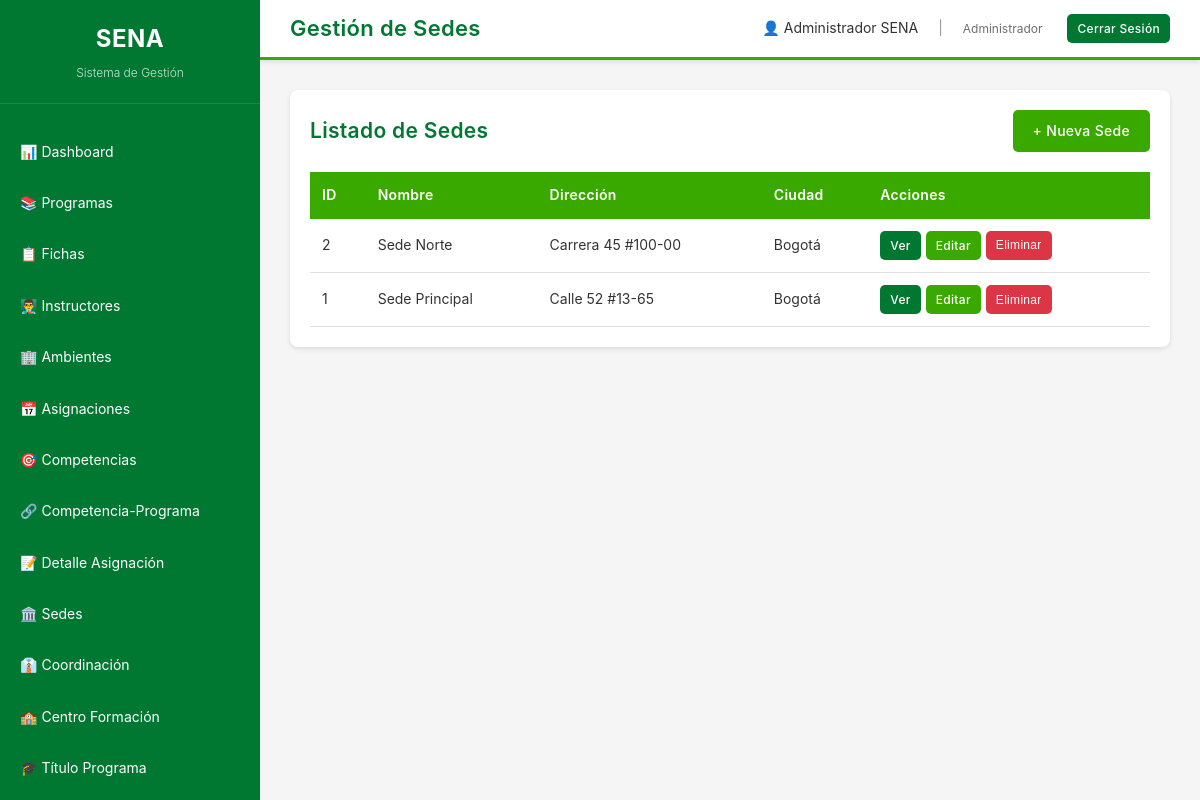
/views/sede/index.php (signed in), run on the app's committed database.
### tables this page shows
CREATE TABLE sede (
    id INT PRIMARY KEY AUTO_INCREMENT,
    nombre VARCHAR(200) NOT NULL,
    direccion VARCHAR(255),
    ciudad VARCHAR(100),
    created_at TIMESTAMP DEFAULT CURRENT_TIMESTAMP
);

### conexion.php (called while the page is built, shortened)
<?php
class Database {
    private static $instance = null;
    private $conn;
    private function __construct() {
        try {
            $this->conn = new PDO(
                "mysql:host=" . DB_HOST . ";dbname=" . DB_NAME . ";charset=utf8mb4",
                DB_USER,
                DB_PASS,
                [
                    PDO::ATTR_ERRMODE => PDO::ERRMODE_EXCEPTION,
                    PDO::ATTR_DEFAULT_FETCH_MODE => PDO::FETCH_ASSOC,
                    PDO::ATTR_EMULATE_PREPARES => false,
                    PDO::MYSQL_ATTR_INIT_COMMAND => "SET NAMES utf8mb4 COLLATE utf8mb4_unicode_ci"
                ]
            );
            $this->conn->exec("SET CHARACTER SET utf8mb4");
            $this->conn->exec("SET NAMES utf8mb4");
        } catch(PDOException $e) {
            die("Error de conexión: " . $e->getMessage());
        }
    }
    public static function getInstance() {
        if (self::$instance === null) {
            self::$instance = new self();
        }
        return self::$instance;
    }
    public function getConnection() {
        return $this->conn;
    }
}
?>

### model/SedeModel.php (called while the page is built, shortened)
<?php
require_once __DIR__ . '/../conexion.php';
class SedeModel {
    private $conn;
    public function __construct() {
        $this->conn = Database::getInstance()->getConnection();
    }
    public function getAll() {
        $stmt = $this->conn->query("SELECT * FROM sede ORDER BY id DESC");
        return $stmt->fetchAll();
    }
}
?>

### views/sede/index.php (the view)
<?php require_once __DIR__ . '/../../model/SedeModel.php'; $model = new SedeModel(); if (isset($_GET['eliminar'])) { $model->delete($_GET['eliminar']); header('Location: index.php?msg=eliminado'); exit; } $registros = $model->getAll(); $pageTitle = "Gestión de Sedes"; include __DIR__ . '/../layout/header.php'; include __DIR__ . '/../layout/sidebar.php'; ?>
<div class="main-content"><?php if (isset($_GET['msg'])): ?><div class="alert alert-success"><?php if ($_GET['msg'] == 'creado') echo 'Registro creado exitosamente'; if ($_GET['msg'] == 'actualizado') echo 'Registro actualizado exitosamente'; if ($_GET['msg'] == 'eliminado') echo 'Registro eliminado exitosamente'; ?></div><?php endif; ?><div class="table-container"><div class="table-header"><h2>Listado de Sedes</h2><a href="crear.php" class="btn btn-primary">+ Nueva Sede</a></div><table><thead><tr><th>ID</th><th>Nombre</th><th>Dirección</th><th>Ciudad</th><th>Acciones</th></tr></thead><tbody><?php foreach ($registros as $registro): ?><tr><td><?php echo $registro['id']; ?></td><td><?php echo $registro['nombre']; ?></td><td><?php echo $registro['direccion']; ?></td><td><?php echo $registro['ciudad']; ?></td><td><div class="btn-group"><a href="ver.php?id=<?php echo $registro['id']; ?>" class="btn btn-secondary btn-sm">Ver</a><a href="editar.php?id=<?php echo $registro['id']; ?>" class="btn btn-primary btn-sm">Editar</a><button onclick="confirmarEliminacion(<?php echo $registro['id']; ?>, 'sede')" class="btn btn-danger btn-sm">Eliminar</button></div></td></tr><?php endforeach; ?></tbody></table></div></div><?php include __DIR__ . '/../layout/footer.php'; ?>

### assets/css/styles.css (style rules this page uses)
:root { --verde-principal: #39A900; --verde-secundario: #007832; --verde-hover: #005a25; --blanco: #ffffff; --gris-claro: #f5f5f5; --gris-medio: #e0e0e0; --gris-texto: #333333; }
* { margin: 0; padding: 0; box-sizing: border-box; }
html { -webkit-font-smoothing: antialiased; -moz-osx-font-smoothing: grayscale; text-rendering: optimizeLegibility; }
body { font-family: 'Poppins', -apple-system, BlinkMacSystemFont, 'Segoe UI', 'Roboto', 'Oxygen', 'Ubuntu', 'Cantarell', sans-serif; background-color: var(--gris-claro); color: var(--gris-texto); -webkit-font-smoothing: antialiased; -moz-osx-font-smoothing: grayscale; font-size: 14px; line-height: 1.6; font-weight: 400; }
.main-content { margin-left: 260px; margin-top: 60px; padding: 30px; min-height: calc(100vh - 60px); }
.table-container { background: var(--blanco); padding: 20px; border-radius: 8px; box-shadow: 0 2px 5px rgba(0,0,0,0.1); overflow-x: auto; }
.table-header { display: flex; justify-content: space-between; align-items: center; margin-bottom: 20px; }
.table-header h2 { color: var(--verde-secundario); font-weight: 600; letter-spacing: 0.3px; }
table { width: 100%; border-collapse: collapse; }
thead { background-color: var(--verde-principal); color: var(--blanco); }
thead th { padding: 12px; text-align: left; font-weight: 600; letter-spacing: 0.3px; }
tbody tr { border-bottom: 1px solid var(--gris-medio); transition: background-color 0.2s; }
tbody td { padding: 12px; }
.btn { padding: 10px 20px; border: none; border-radius: 5px; cursor: pointer; text-decoration: none; display: inline-block; transition: all 0.3s; font-size: 14px; font-weight: 500; letter-spacing: 0.3px; }
.btn-primary { background-color: var(--verde-principal); color: var(--blanco); }
.btn-secondary { background-color: var(--verde-secundario); color: var(--blanco); }
.btn-danger { background-color: #dc3545; color: var(--blanco); }
.btn-sm { padding: 5px 10px; font-size: 12px; }
.btn-group { display: flex; gap: 5px; }

### data on the page
sede: id "2", nombre "Sede Norte", direccion "Carrera 45 #100-00", ciudad "Bogotá"
sede: id "1", nombre "Sede Principal", direccion "Calle 52 #13-65", ciudad "Bogotá"

### other printed values
$pageTitle "Gestión de Sedes"
$_SESSION['usuario_nombre'] "Administrador SENA"
$_SESSION['usuario_rol'] "Administrador"
